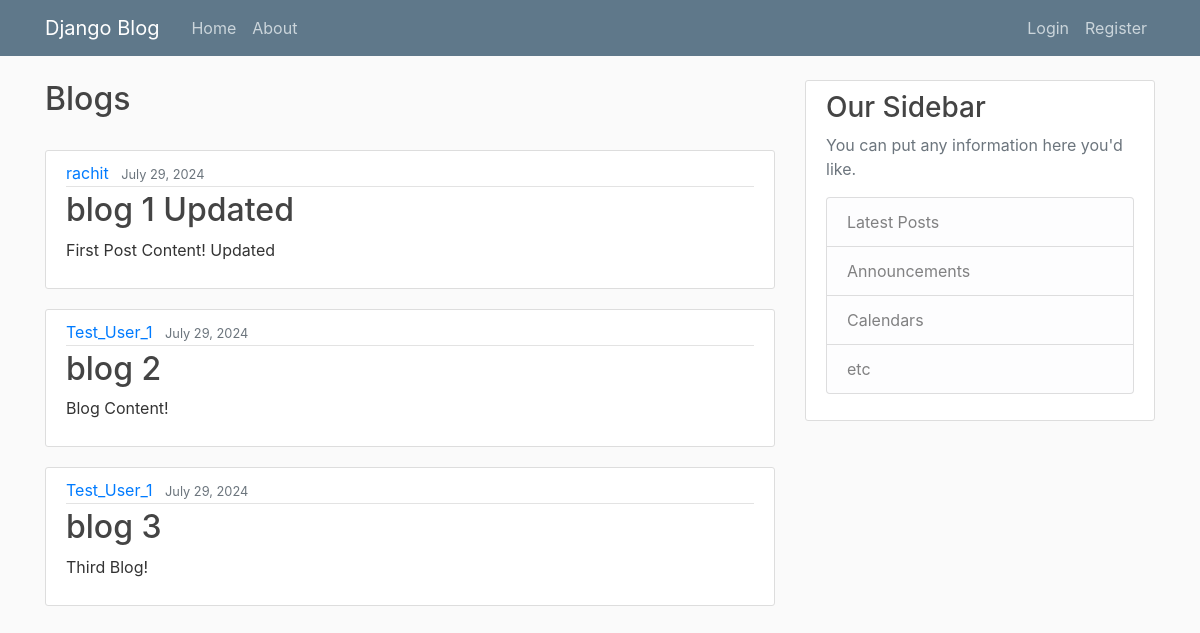
The page / on the database its author committed.
### blog/models.py (models this page shows, shortened)
class Post(models.Model):
    title = models.CharField(max_length=100)
    content = models.TextField()
    date_posted = models.DateTimeField(default=timezone.now)
    author = models.ForeignKey(User, on_delete=models.CASCADE) #Foreign key to user, and on_deletion of user we delete all of their posts.

### blog/views.py (the view)
# urls.py: path("",views.home,name='blog-home'),
def home(request):
    context = {
        'posts': Post.objects.all(),
    }
    return render(request,'blog/home.html', context=context)

### blog/templates/blog/home.html (shortened to what this page needs)
{% extends "blog/base.html" %}
{% block content %}
<div>
    <h2>Blogs</h2>
</div>
<br>
{% for post in posts %}
<article class="media content-section">
    <div class="media-body">
      <div class="article-metadata">
        <a class="mr-2" href="#">{{ post.author }}</a>
        <small class="text-muted">{{ post.date_posted|date:"F d, Y" }}</small>
      </div>
      <h2><a class="article-title" href="#">{{ post.title }}</a></h2>
      <p class="article-content">{{ post.content }}</p>
    </div>
  </article>
{% endfor %}
{% endblock %}

### blog/templates/blog/base.html (shortened to what this page needs)
<!DOCTYPE html>
<html lang="en">
<head>
    <link rel="stylesheet" href="https://cdn.jsdelivr.net/npm/bootstrap@4.0.0/dist/css/bootstrap.min.css">
     <link rel="stylesheet" href="{% static 'blog/style.css' %}">
</head>
<body>
    <header class="site-header">
        <nav class="navbar navbar-expand-md navbar-dark bg-steel fixed-top">
          <div class="container">
            <a class="navbar-brand mr-4" href="/">Django Blog</a>
            <div class="collapse navbar-collapse" id="navbarToggle">
              <div class="navbar-nav mr-auto">
                <a class="nav-item nav-link" href="{% url 'blog-home' %}">Home</a>
                <a class="nav-item nav-link" href="{% url 'blog-about' %}">About</a>
              </div>
              <div class="navbar-nav">
                {% if user.is_authenticated %}
                <form method="post" action="{% url 'logout' %}">
                  {% csrf_token %}
                  <button type="submit" class="btn btn-lnk">logout</button>
              </form>
              <a class="nav-item nav-link" href="{% url 'profile' %}">Profile</a>
                {% else %}
                <a class="nav-item nav-link" href="{% url 'login' %}">Login</a>
                <a class="nav-item nav-link" href="{% url 'register' %}">Register</a>
                {% endif %}
              </div>
            </div>
          </div>
        </nav>
      </header>
      <main role="main" class="container">
        <div class="row">
          <div class="col-md-8">
            {% block content %}{% endblock %}
          </div>
          <div class="col-md-4">
            <div class="content-section">
              <h3>Our Sidebar</h3>
              <p class='text-muted'>You can put any information here you'd like.
                <ul class="list-group">
                  <li class="list-group-item list-group-item-light">Latest Posts</li>
                  <li class="list-group-item list-group-item-light">Announcements</li>
                  <li class="list-group-item list-group-item-light">Calendars</li>
                  <li class="list-group-item list-group-item-light">etc</li>
                </ul>
              </p>
            </div>
          </div>
        </div>
      </main>
</body>
</html>

### blog/static/blog/style.css (style rules this page uses)
body { background: #fafafa; color: #333333; margin-top: 5rem; }
h1, h2, h3, h4, h5, h6 { color: #444444; }
ul { margin: 0; }
.bg-steel { background-color: #5f788a; }
.site-header .navbar-nav .nav-link { color: #cbd5db; }
.content-section { background: #ffffff; padding: 10px 20px; border: 1px solid #dddddd; border-radius: 3px; margin-bottom: 20px; }
.article-title { color: #444444; }
.article-content { white-space: pre-line; }
.article-metadata { padding-bottom: 1px; margin-bottom: 4px; border-bottom: 1px solid #e3e3e3 }

### rows shown on the page
Post: author "rachit", date_posted "July 29, 2024", title "blog 1 Updated", content "First Post Content! Updated"
Post: author "Test_User_1", date_posted "July 29, 2024", title "blog 2", content "Blog Content!"
Post: author "Test_User_1", date_posted "July 29, 2024", title "blog 3", content "Third Blog!"
